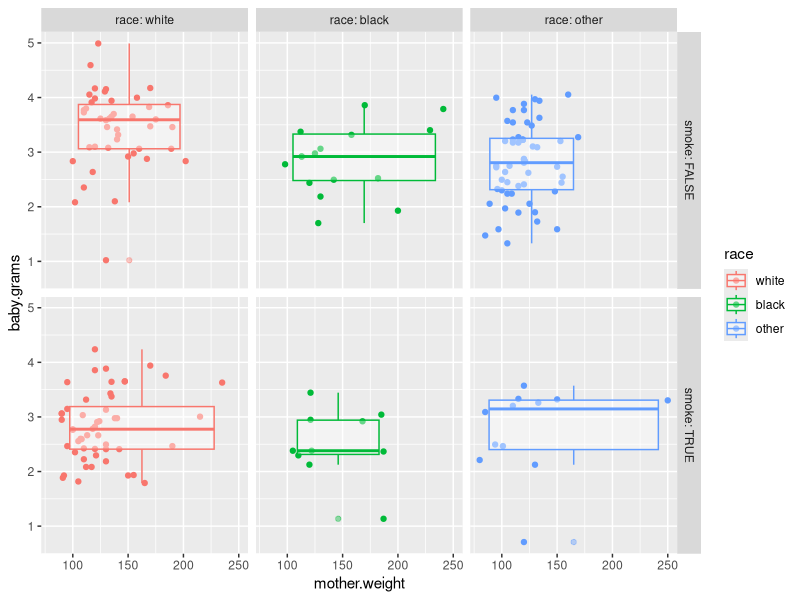
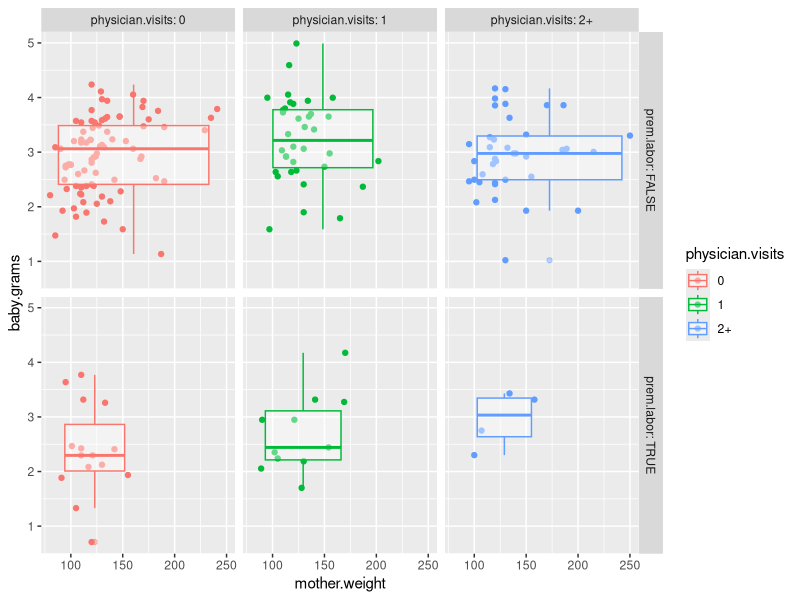

These figures' R source, in order:
## ---- chunk 1
library(MASS)
data(birthwt)
bwt.grams <- with(birthwt, {
  bwt <- bwt/1000
  race <- factor(race, labels = c("white", "black", "other"))
  ptd <- factor(ptl > 0)
  ftv <- factor(ftv)
  levels(ftv)[-(1:2)] <- "2+"
  data.frame(bwt, age, lwt, race, smoke = (smoke > 0),
             ptd, ht = (ht > 0), ui = (ui > 0), ftv)
})
colnames(bwt.grams) <- c("baby.grams", "mother.age", 
                       "mother.weight", "race",
                       "smoke", "prem.labor", 
                       "hypertension", "uterine",
                       "physician.visits")
summary(bwt.grams)
## ---- chunk 2
cor(bwt.grams[,1:3])
## ---- chunk 3
library(ggplot2)
bw <- ggplot(bwt.grams, aes(mother.weight, baby.grams, colour = race)) + geom_point()
bw + geom_boxplot(alpha = 0.4) + facet_grid(smoke ~ race, scales = "fixed", labeller = label_both)
## ---- chunk 4
bw <- ggplot(bwt.grams, aes(mother.weight, baby.grams, colour = physician.visits)) + geom_point()
bw + geom_boxplot(alpha = 0.4) + facet_grid(prem.labor ~ physician.visits, scales = "fixed", labeller = label_both)
